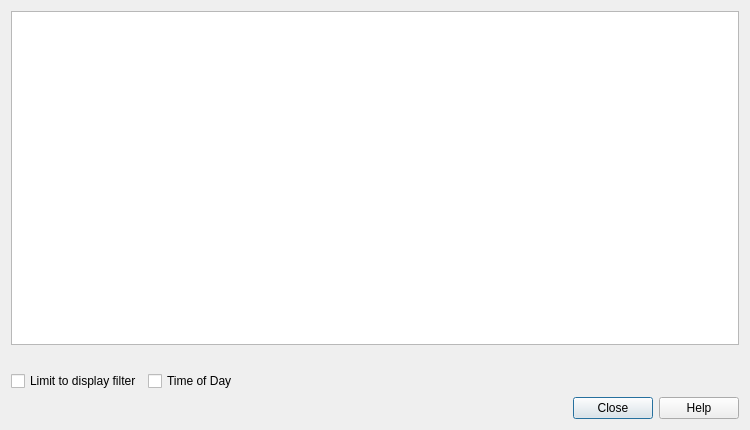
<?xml version="1.0" encoding="UTF-8"?>
<ui version="4.0">
 <class>VoipCallsDialog</class>
 <widget class="QDialog" name="VoipCallsDialog">
  <property name="geometry">
   <rect>
    <x>0</x>
    <y>0</y>
    <width>750</width>
    <height>430</height>
   </rect>
  </property>
  <property name="windowTitle">
   <string>VoIP Calls</string>
  </property>
  <layout class="QVBoxLayout" name="verticalLayout">
   <item>
    <widget class="QTreeView" name="callTreeView">
     <property name="selectionMode">
      <enum>QAbstractItemView::ExtendedSelection</enum>
     </property>
     <property name="textElideMode">
      <enum>Qt::ElideMiddle</enum>
     </property>
     <property name="rootIsDecorated">
      <bool>false</bool>
     </property>
     <property name="uniformRowHeights">
      <bool>true</bool>
     </property>
     <property name="itemsExpandable">
      <bool>false</bool>
     </property>
    </widget>
   </item>
   <item>
    <widget class="QLabel" name="hintLabel">
     <property name="text">
      <string>&lt;small&gt;&lt;/small&gt;</string>
     </property>
    </widget>
   </item>
   <item>
    <layout class="QHBoxLayout" name="textSearchLayout"/>
   </item>
   <item>
    <layout class="QHBoxLayout" name="horizontalLayout">
     <item>
      <widget class="QCheckBox" name="displayFilterCheckBox">
       <property name="toolTip">
        <string>&lt;html&gt;&lt;head/&gt;&lt;body&gt;&lt;p&gt;Only show conversations matching the current display filter&lt;/p&gt;&lt;/body&gt;&lt;/html&gt;</string>
       </property>
       <property name="text">
        <string>Limit to display filter</string>
       </property>
      </widget>
     </item>
     <item>
      <widget class="QCheckBox" name="todCheckBox">
       <property name="text">
        <string>Time of Day</string>
       </property>
      </widget>
     </item>
     <item>
      <spacer name="horizontalSpacer">
       <property name="orientation">
        <enum>Qt::Horizontal</enum>
       </property>
       <property name="sizeHint" stdset="0">
        <size>
         <width>40</width>
         <height>20</height>
        </size>
       </property>
      </spacer>
     </item>
    </layout>
   </item>
   <item>
    <widget class="QDialogButtonBox" name="buttonBox">
     <property name="orientation">
      <enum>Qt::Horizontal</enum>
     </property>
     <property name="standardButtons">
      <set>QDialogButtonBox::Close|QDialogButtonBox::Help</set>
     </property>
    </widget>
   </item>
  </layout>
  <action name="actionFlowSequence">
   <property name="text">
    <string>Flow &amp;Sequence</string>
   </property>
   <property name="toolTip">
    <string>Show flow sequence for selected call(s).</string>
   </property>
  </action>
  <action name="actionPrepareFilter">
   <property name="text">
    <string>Prepare &amp;Filter</string>
   </property>
   <property name="toolTip">
    <string>Prepare a filter matching the selected calls(s).</string>
   </property>
  </action>
  <action name="actionCopyButton">
   <property name="text">
    <string>Cop&amp;y</string>
   </property>
   <property name="toolTip">
    <string>Open copy menu</string>
   </property>
  </action>
  <widget class="QMenu" name="menuSelect">
   <property name="title">
    <string>Select</string>
   </property>
   <property name="toolTipsVisible">
    <bool>true</bool>
   </property>
   <addaction name="actionSelectAll"/>
   <addaction name="actionSelectNone"/>
   <addaction name="actionSelectInvert"/>
  </widget>
  <action name="actionSelectAll">
   <property name="text">
    <string>All</string>
   </property>
   <property name="toolTip">
    <string>Select all</string>
   </property>
   <property name="shortcut">
    <string notr="true">Ctrl+A</string>
   </property>
  </action>
  <action name="actionSelectNone">
   <property name="text">
    <string>None</string>
   </property>
   <property name="toolTip">
    <string>Clear selection</string>
   </property>
   <property name="shortcut">
    <string notr="true">Ctrl+Shift+A</string>
   </property>
  </action>
  <action name="actionSelectInvert">
   <property name="text">
    <string>Invert</string>
   </property>
   <property name="toolTip">
    <string>Invert selection</string>
   </property>
   <property name="shortcut">
    <string notr="true">Ctrl+I</string>
   </property>
  </action>
  <action name="actionSelectRtpStreams">
   <property name="text">
    <string>Select related RTP streams</string>
   </property>
   <property name="toolTip">
    <string>Select RTP streams related to selected calls in RTP Streams dialog</string>
   </property>
   <property name="shortcut">
    <string>S</string>
   </property>
  </action>
  <action name="actionDeselectRtpStreams">
   <property name="text">
    <string>Deselect related RTP Streams</string>
   </property>
   <property name="toolTip">
    <string>Select RTP streams related to selected calls in RTP Streams dialog</string>
   </property>
   <property name="shortcut">
    <string>D</string>
   </property>
  </action>
 </widget>
 <resources/>
 <connections>
  <connection>
   <sender>buttonBox</sender>
   <signal>accepted()</signal>
   <receiver>VoipCallsDialog</receiver>
   <slot>accept()</slot>
   <hints>
    <hint type="sourcelabel">
     <x>248</x>
     <y>254</y>
    </hint>
    <hint type="destinationlabel">
     <x>157</x>
     <y>274</y>
    </hint>
   </hints>
  </connection>
  <connection>
   <sender>buttonBox</sender>
   <signal>rejected()</signal>
   <receiver>VoipCallsDialog</receiver>
   <slot>reject()</slot>
   <hints>
    <hint type="sourcelabel">
     <x>316</x>
     <y>260</y>
    </hint>
    <hint type="destinationlabel">
     <x>286</x>
     <y>274</y>
    </hint>
   </hints>
  </connection>
 </connections>
</ui>
